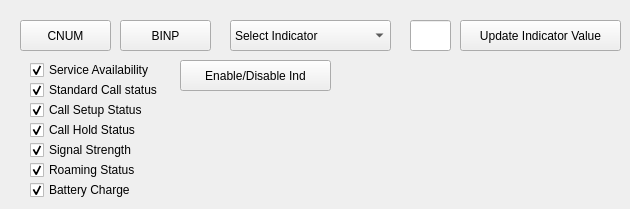
    <widget class="QWidget" name="tabHF_continue">
     <attribute name="title">
      <string>HF Advanced</string>
     </attribute>
     <widget class="QPushButton" name="btnHFBINP">
      <property name="geometry">
       <rect>
        <x>120</x>
        <y>20</y>
        <width>91</width>
        <height>31</height>
       </rect>
      </property>
      <property name="text">
       <string>BINP</string>
      </property>
     </widget>
     <widget class="QPushButton" name="btnHFCNUM">
      <property name="geometry">
       <rect>
        <x>20</x>
        <y>20</y>
        <width>91</width>
        <height>31</height>
       </rect>
      </property>
      <property name="text">
       <string>CNUM</string>
      </property>
     </widget>
     <widget class="QComboBox" name="cbHFIndicator">
      <property name="geometry">
       <rect>
        <x>230</x>
        <y>20</y>
        <width>161</width>
        <height>31</height>
       </rect>
      </property>
      <item>
       <property name="text">
        <string>Select Indicator</string>
       </property>
      </item>
      <item>
       <property name="text">
        <string>Service Availability</string>
       </property>
      </item>
      <item>
       <property name="text">
        <string>Standard Call status</string>
       </property>
      </item>
      <item>
       <property name="text">
        <string>Call Setup Status</string>
       </property>
      </item>
      <item>
       <property name="text">
        <string>Call Hold Status</string>
       </property>
      </item>
      <item>
       <property name="text">
        <string>Signal Strength</string>
       </property>
      </item>
      <item>
       <property name="text">
        <string>Roaming Status</string>
       </property>
      </item>
      <item>
       <property name="text">
        <string>Battery Charge</string>
       </property>
      </item>
     </widget>
     <widget class="QLineEdit" name="lineEditHFInd_val">
      <property name="geometry">
       <rect>
        <x>410</x>
        <y>20</y>
        <width>41</width>
        <height>31</height>
       </rect>
      </property>
     </widget>
     <widget class="QPushButton" name="btnHFUpdate_ind">
      <property name="geometry">
       <rect>
        <x>460</x>
        <y>20</y>
        <width>161</width>
        <height>31</height>
       </rect>
      </property>
      <property name="text">
       <string>Update Indicator Value</string>
      </property>
     </widget>
     <widget class="QCheckBox" name="HFcheckBoxind1">
      <property name="geometry">
       <rect>
        <x>30</x>
        <y>60</y>
        <width>141</width>
        <height>20</height>
       </rect>
      </property>
      <property name="text">
       <string>Service Availability</string>
      </property>
      <property name="checkable">
       <bool>true</bool>
      </property>
      <property name="checked">
       <bool>true</bool>
      </property>
     </widget>
     <widget class="QCheckBox" name="HFcheckBoxind2">
      <property name="geometry">
       <rect>
        <x>30</x>
        <y>80</y>
        <width>141</width>
        <height>20</height>
       </rect>
      </property>
      <property name="text">
       <string>Standard Call status</string>
      </property>
      <property name="checked">
       <bool>true</bool>
      </property>
     </widget>
     <widget class="QCheckBox" name="HFcheckBoxind3">
      <property name="geometry">
       <rect>
        <x>30</x>
        <y>100</y>
        <width>141</width>
        <height>20</height>
       </rect>
      </property>
      <property name="text">
       <string>Call Setup Status</string>
      </property>
      <property name="checked">
       <bool>true</bool>
      </property>
     </widget>
     <widget class="QCheckBox" name="HFcheckBoxind4">
      <property name="geometry">
       <rect>
        <x>30</x>
        <y>120</y>
        <width>141</width>
        <height>20</height>
       </rect>
      </property>
      <property name="text">
       <string>Call Hold Status</string>
      </property>
      <property name="checked">
       <bool>true</bool>
      </property>
     </widget>
     <widget class="QCheckBox" name="HFcheckBoxind5">
      <property name="geometry">
       <rect>
        <x>30</x>
        <y>140</y>
        <width>141</width>
        <height>20</height>
       </rect>
      </property>
      <property name="text">
       <string>Signal Strength</string>
      </property>
      <property name="checked">
       <bool>true</bool>
      </property>
     </widget>
     <widget class="QCheckBox" name="HFcheckBoxind6">
      <property name="geometry">
       <rect>
        <x>30</x>
        <y>160</y>
        <width>141</width>
        <height>20</height>
       </rect>
      </property>
      <property name="text">
       <string>Roaming Status</string>
      </property>
      <property name="checked">
       <bool>true</bool>
      </property>
     </widget>
     <widget class="QCheckBox" name="HFcheckBoxind7">
      <property name="geometry">
       <rect>
        <x>30</x>
        <y>180</y>
        <width>141</width>
        <height>20</height>
       </rect>
      </property>
      <property name="text">
       <string>Battery Charge</string>
      </property>
      <property name="checked">
       <bool>true</bool>
      </property>
     </widget>
     <widget class="QPushButton" name="btnHFBIA">
      <property name="geometry">
       <rect>
        <x>180</x>
        <y>60</y>
        <width>151</width>
        <height>31</height>
       </rect>
      </property>
      <property name="text">
       <string>Enable/Disable Ind</string>
      </property>
     </widget>
    </widget>
